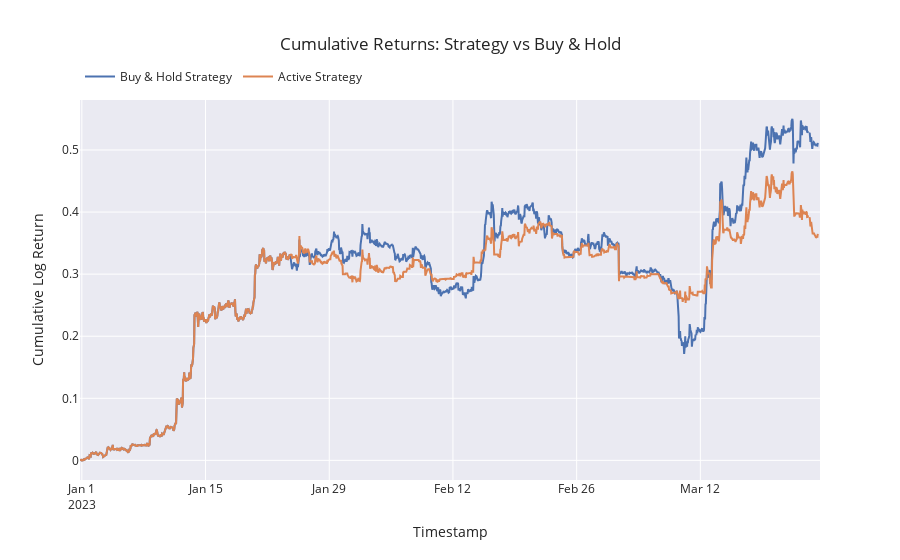

The code cell stored with this chart in its notebook:
### Code cell
fig = go.Figure()

fig.add_trace(go.Scatter(
    x=df_final.index,
    y=df_final['cum_asset'],
    mode='lines',
    name='Buy & Hold Strategy'
))

fig.add_trace(go.Scatter(
    x=df_final.index,
    y=df_final['cum_strat'],
    mode='lines',
    name='Active Strategy'
))

fig.update_layout(
    title='Cumulative Returns: Strategy vs Buy & Hold',
    xaxis_title='Timestamp',
    yaxis_title='Cumulative Log Return',
    legend=dict(x=0, y=1.1, orientation='h'),
    hovermode='x unified',
    template='seaborn'  # Optional: try 'plotly', 'ggplot2', 'seaborn'
)

fig.show()

### Figure 1 — Plotly figure (JSON) as saved in the notebook; plotly's stock layout.template omitted (floating-point values rounded to 4 significant figures; data arrays with more than 128 entries replaced by an {"elided": "..."} marker saying what was removed)
{"data": [{"mode": "lines", "name": "Buy & Hold Strategy", "type": "scatter", "x": {"elided": "2011 str values"}, "y": {"elided": "2011 float values"}}, {"mode": "lines", "name": "Active Strategy", "type": "scatter", "x": {"elided": "2011 str values"}, "y": {"elided": "2011 float values"}}], "layout": {"hovermode": "x unified", "legend": {"orientation": "h", "x": 0, "y": 1.1}, "title": {"text": "Cumulative Returns: Strategy vs Buy & Hold"}, "xaxis": {"title": {"text": "Timestamp"}}, "yaxis": {"title": {"text": "Cumulative Log Return"}}}}
